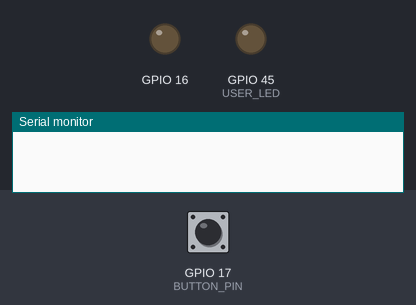
This sketch was run on a simulated ESP32. Parts: output pins drawn as LEDs (lit = HIGH), the last lines printed to the serial monitor. The test bench sets the inputs (shaded band); at power-on: GPIO 17 (BUTTON_PIN) HIGH.

Above: at 1.2 s.
1.3 s: GPIO 17 (BUTTON_PIN) pulled LOW for 0.15 s
At 1.8 s:
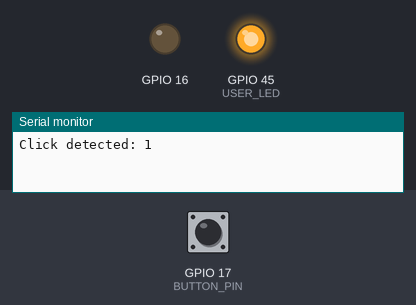
Timing chart, 0 to 4.3 s (numbered marks = the images above; inputs shaded):
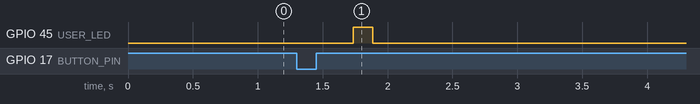

The sketch:

Button_Click_Counter.ino
```cpp
/*
 * =============================================================================
 * SINGLE / DOUBLE / TRIPLE BUTTON CLICK - FreeRTOS VERSION
 * =============================================================================
 *
 * This program detects single, double, and triple button clicks
 * using a button connected to GPIO 17.
 *
 * Depending on the number of clicks, the LED connected to GPIO 45
 * blinks the same number of times:
 *
 *   Single click  -> 1 blink
 *   Double click  -> 2 blinks
 *   Triple click  -> 3 blinks
 *
 * The program uses debounce timing to prevent accidental multiple
 * detections caused by mechanical button bouncing.
 *
 * It also waits for a short period after a click to determine
 * whether another click follows.
 *
 * FreeRTOS:
 *   A dedicated task continuously monitors the button and processes
 *   the click sequence.
 *
 * =============================================================================
 */

#include <Arduino.h>

//=============================================================================
// GPIO Configuration
//=============================================================================

#define BUTTON_PIN 17
#define USER_LED   45

//=============================================================================
// Click Configuration
//=============================================================================

#define DEBOUNCE_TIME 30
#define CLICK_TIMEOUT 400

//=============================================================================
// FreeRTOS Configuration
//=============================================================================

#define CLICK_TASK_STACK_SIZE 4096
#define CLICK_TASK_PRIORITY   1

#define BUTTON_SCAN_INTERVAL 5

//=============================================================================
// Blink LED
//=============================================================================

void blinkLED(int count)
{
    // Repeat the blink sequence for the requested number of times.
    for (int i = 0; i < count; i++)
    {
        digitalWrite(
            USER_LED,
            HIGH
        );

        vTaskDelay(
            pdMS_TO_TICKS(150)
        );

        digitalWrite(
            USER_LED,
            LOW
        );

        vTaskDelay(
            pdMS_TO_TICKS(150)
        );
    }
}

//=============================================================================
// Button Task
//=============================================================================

void clickTask(void *parameter)
{
    // Previous stable button state.
    bool lastButtonState = HIGH;

    // Current debounced button state.
    bool currentButtonState = HIGH;

    // Number of clicks detected in the current sequence.
    int clickCount = 0;

    // Time of the most recent valid click.
    unsigned long lastClickTime = 0;

    // Time at which the physical button reading changed.
    unsigned long lastDebounceTime = 0;

    while (true)
    {
        // Read the current physical button state.
        bool reading =
            digitalRead(BUTTON_PIN);

        //=====================================================================
        // Physical State Changed
        //=====================================================================

        if (
            reading !=
            lastButtonState
        )
        {
            lastDebounceTime =
                millis();

            lastButtonState =
                reading;
        }

        //=====================================================================
        // Debounce
        //=====================================================================

        if (
            millis() -
            lastDebounceTime >
            DEBOUNCE_TIME
        )
        {
            // Check whether the stable button state
            // has actually changed.
            if (
                reading !=
                currentButtonState
            )
            {
                currentButtonState =
                    reading;

                // INPUT_PULLUP means LOW is pressed.
                if (
                    currentButtonState ==
                    LOW
                )
                {
                    // A valid click has been detected.
                    clickCount++;

                    lastClickTime =
                        millis();

                    Serial.print(
                        "Click detected: "
                    );

                    Serial.println(
                        clickCount
                    );
                }
            }
        }

        //=====================================================================
        // Determine Click Sequence
        //=====================================================================

        if (
            clickCount > 0 &&
            millis() - lastClickTime >
            CLICK_TIMEOUT
        )
        {
            // No additional click arrived before the timeout.
            // The click sequence is now complete.

            if (clickCount == 1)
            {
                // Single click.
                blinkLED(1);
            }
            else if (clickCount == 2)
            {
                // Double click.
                blinkLED(2);
            }
            else
            {
                // Triple click or more.
                // Any count greater than two produces three blinks.
                blinkLED(3);
            }

            // Reset the sequence.
            clickCount = 0;
        }

        // Give the CPU to other FreeRTOS tasks.
        vTaskDelay(
            pdMS_TO_TICKS(
                BUTTON_SCAN_INTERVAL
            )
        );
    }
}

//=============================================================================
// Setup
//=============================================================================

void setup()
{
    //-------------------------------------------------------------------------
    // GPIO
    //-------------------------------------------------------------------------

    pinMode(
        BUTTON_PIN,
        INPUT_PULLUP
    );

    pinMode(
        USER_LED,
        OUTPUT
    );

    // Your original program explicitly held GPIO 16 LOW.
    // This is preserved here so the hardware starts in the same state.
    pinMode(
        16,
        OUTPUT
    );

    digitalWrite(
        16,
        LOW
    );

    // Keep the LED turned off at startup.
    digitalWrite(
        USER_LED,
        LOW
    );

    //-------------------------------------------------------------------------
    // Create FreeRTOS Button Task
    //-------------------------------------------------------------------------

    xTaskCreatePinnedToCore(
        clickTask,
        "Click Detection Task",
        CLICK_TASK_STACK_SIZE,
        NULL,
        CLICK_TASK_PRIORITY,
        NULL,
        1
    );
}

//=============================================================================
// Arduino Loop
//=============================================================================

void loop()
{
    // Button detection is handled by clickTask().
    vTaskDelay(
        pdMS_TO_TICKS(1000)
    );
}
```

Measured:
- after the input at 1.3 s, GPIO 45 (USER_LED): LOW → HIGH after 0.43 s, → LOW 0.15 s later
